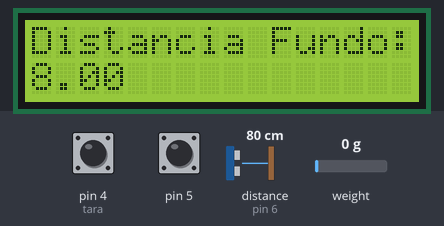
This sketch was run on a simulated Arduino Uno, built with avr-gcc and run on an emulated ATmega328P. Parts: 16×2 character LCD. The inputs (shaded band) are chosen by the test bench; at power-on: pin 4 (tara) HIGH, weight on the scale 0 g, distance to the obstacle (sensor on pin 6) 80 cm, pin 5 HIGH.

Above: at 11.0 s.
11.1 s: pin 4 (tara) pulled LOW for 2.45 s
At 12.1 s:
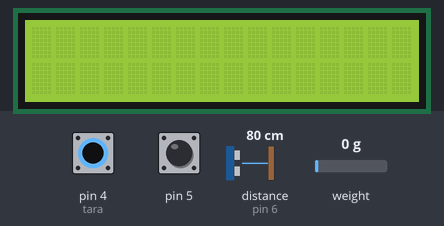
16.6 s: weight on the scale set to 1250 g
At 21.5 s:
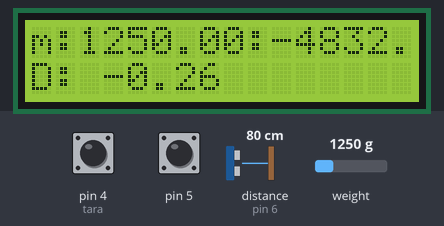
21.8 s: distance to the obstacle (sensor on pin 6) set to 2 cm
At 23.1 s:
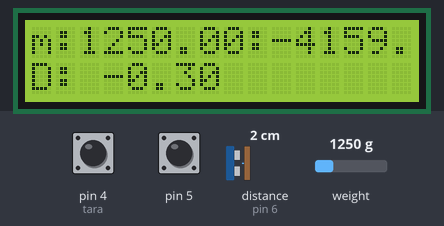
24.6 s: pin 5 pulled LOW for 2.45 s
At 28.4 s:
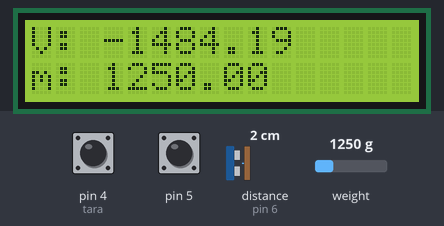
28.5 s: distance to the obstacle (sensor on pin 6) set to 4 cm
At 29.9 s:
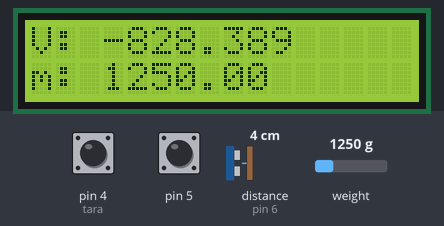
31.3 s: weight on the scale set to 100 g
At 32.8 s:
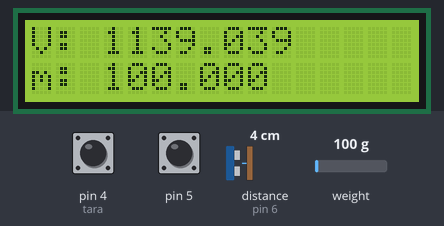
Timing chart, 0 to 34.3 s (numbered marks = the images above; inputs shaded):
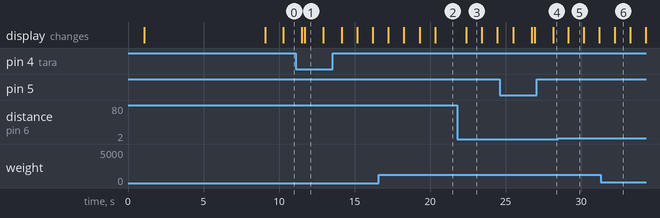

The sketch:

V2_densimetro.ino
```cpp
/*

  Engenharia Eletrônica 2020/1

  Data 21/07/21 Disciplina: Física II

  Projeto Densímetro Digital

  Grupo: Weslley Pereira,  Lucas Erlo, Sérgio Henrique

 ** POSICIONAR O BECKER VAZIO ANTES DE LIGAR **


*/


//==================================================================================
//  ---  Bibliotecas ---
  #include "functions.h"
//#include <LiquidCrystal_I2C.h>  // lib lcd 16x2
//#include <HCSR04.h>         // lib sensor ultrassonico
//#include "HX711.h"          // lib sensor de carga
//   ** TODAS AS LIBS SAO CHAMADAS NO HEADER **
//==================================================================================


//==================================================================================
// --- objetos ---

  LiquidCrystal_I2C lcd(0x27,16,2);       //
  HX711 scale;                                   // objeto do sensor de carga
  UltraSonicDistanceSensor distanceSensor(7, 6);
//==================================================================================


//==================================================================================
// --- botoes e entradas ---

  #define menus_m 0x05     // botao +  no pino 5
  #define tara 0x04        // botao de tara no pino 6

  const int LOADCELL_DOUT_PIN = 3;  // pinos comunicação do sensor de carga
  const int LOADCELL_SCK_PIN  = 2;

//=================================================================================


//==================================================================================
// --- variaveis ---
  const float area_b = 86.29; // area circular do becker
  char mC = 0x01;             // seleciona o menu atual
  unsigned long times;        // controla a leitura do botao

  float dist_f;               // marca a altura dinâmica do liquido
  float peso;                 // marca a massa dinâmica

  double valor_d;             // altura do sensor em relacao ao fundo do becker
  double tare_agua;           // nivel de agua padrao(threshold)
  double m_agua;              // valor de threshold massa de agua

  #define raws 10             // numero de leituras para media da distancia
  double raw[10];             // vetor de distancias

//==================================================================================


void setup() {

//==================================================================================
// --- pinos ---
  pinMode(menus_m,INPUT_PULLUP); // pino de botao como entrada
  pinMode(tara,INPUT_PULLUP);    // pino de tara como entrada

//==================================================================================


//==================================================================================
// --- sensor de carga ---
  scale.begin(LOADCELL_DOUT_PIN, LOADCELL_SCK_PIN); // inicializa HX711
  scale.set_scale(478.91);  // escala de calibração do sensor de carga
  scale.tare();             // gera a tara ao ligar o circuito

  lcd.init();
  lcd.setBacklight(HIGH);
  lcd.setCursor(3, 0);
  lcd.print("DENSIMETRO");
  delay(8000);
  times = millis();
  cal_dist();
  calib();
}


//==================================================================================


//==================================================================================

void loop() {

  if(millis() - times >= 160){      // a cada 160ms verifica se o botao esta pressionado
      times = millis();
      butcall();                    // realiza leitura dos botoes
      menu(mC);                     // troca menu ou atualiza a tela do display
    }


}// end loop()

//==================================================================================


//==================================================================================
// monitora o pressionar do botao, e gera o valor do proximo menu
void butcall(){
  if(!digitalRead(menus_m)){
      lcd.clear();
      if(mC < 0x01)mC ++;
      else mC = 0x00;
    }

}// end butcall()

//==================================================================================
```

func.cpp
```cpp
#include "functions.h"

//==================================================================================
// Realiza leitura dos sensores
void sense() {

  #define raws 10                    // numero de leituras do sensor
  peso = scale.get_units(10);

  for (int i = raws - 1; i > 0; i--) raw[i] = raw[i - 1];
      raw[0] = distanceSensor.measureDistanceCm();
      double integer = 0x00;
      for (int i = 0; i < raws; i++)integer += raw[i];
      dist_f = (double)integer / 10;
  // implementar calc densidade
  /*
    usar tare_agua

  */
}
//==================================================================================


//==================================================================================

void cal_dist() {

  #define tara 4
  /*#define raws 10                        // numero de valores para a media
  */
  extern double valor_d;               // altura do fundo do becker ate o sensor
  char call = 0x01;                    // controle de saida do loop
  unsigned long tim = millis();        // controle de update do display


  lcd.setCursor(0, 0);
  lcd.print("Distancia Fundo:");


  while (call) {


    if (millis() - tim > 200) {

      sense();
      valor_d = dist_f;

      tim = millis();

      lcd.setCursor(0, 4);
      lcd.print(valor_d, 2);

      if (!digitalRead(tara)) {
        call = 0x00;
        delay(200);
      }

    }
  }
}

//==================================================================================


//==================================================================================

void calib() {

  extern double tare_agua;            // nivel de agua padrao
  char call = 0x01;                   // controle de saida do loop
  unsigned long tim = millis();       // controle de update do display


  lcd.clear();

  while (call) {

    if (millis() - tim > 200) {
      tim = millis();
      sense();
      float wat = dist_f;  // pega valor medio do nivel da agua

      lcd.setCursor(0, 0);
      lcd.print("V: ");
      float vol = ( valor_d - wat) * area_b;  // gera volume total (para chegar ao Th de agua)
      lcd.print(vol, 2);

      float massa = peso; // scale.get_units(10);

      lcd.setCursor(0, 1);
      lcd.print("m: ");
      lcd.print(massa, 2);

      if (!digitalRead(5)){
        call = 0x00;
        mC = 0x01;
        delay(200);
      }


      if (!digitalRead(tara)) {
        tare_agua = dist_f;
        m_agua = peso;
        call = 0x00;
        mC=1;
        delay(200);

      }
    }
  }
}
//==================================================================================


//==================================================================================

  void printout(){
    sense(); // gera dist_f(float) e peso(float)
    // printar: volume e massa DO OBJETO e a densidade

      lcd.setCursor(8, 0);
      lcd.print("V:");
      float vol = ( (tare_agua - dist_f )) * area_b;
      lcd.print(vol, 2);
      lcd.setCursor(0, 0);

      float m_obj = peso - m_agua;
      lcd.print("m:");
      lcd.print(m_obj, 2);

      double dens = (double)m_obj/vol;
      lcd.setCursor(0, 1);
      lcd.print("D: ");
      lcd.print(dens,2);


   }


//==================================================================================


//==================================================================================
// menu seleciona a informaçao exibida
void menu(char n) {

  switch (n) {

    case 0 :
      calib();
      break;

    case 1 :

      printout();
      break;
  }// end switch()

}
//==================================================================================
```

functions.h
```cpp
#ifndef FUNCTIONS_H
#define FUNCTIONS_H

//==================================================================================
// --- bibliotecas ---
#include <Arduino.h>
#include <LiquidCrystal_I2C.h>
#include "HX711.h"
#include <HCSR04.h>

//==================================================================================


//==================================================================================
// --- Exportados ---

extern LiquidCrystal_I2C lcd;
extern HX711 scale;
extern UltraSonicDistanceSensor distanceSensor;
extern const float area_b;
extern double valor_d;
extern double tare_agua;
extern double m_agua;
extern float peso;
extern float dist_f;
extern char mC;
extern double raw[10];

//==================================================================================


//==================================================================================
// --- Menus ---

void menu(char);

    void sense();               // funçao que consegue os valores lidos, e gera densidade
    void cal_dist();            // mede a altura do sensor em relação ao fundo do becker

    void calib();               // mostra os valores de tara, e permite registrar altura da agua  +++++++
 // void menu_out()             // mostra densidade e leitura dos sensores                        +++++++


//==================================================================================
#endif
```

Measured:
- after the input at 11.1 s, the display: first differs from a run without the input after 0.59 s (image 1)
- after the input at 16.6 s, the display: first changes after 0.64 s (image 2 shows a later state)
- after the input at 21.8 s, the display: changes after 0.60 s (image 3)
- after the input at 24.6 s, the display: first differs from a run without the input after 0.89 s (image 4 shows a later state)
- what the display in image 1 shows lasts 1.2 s, from 11.7 s to 12.9 s
- what the display in image 3 shows lasts 1.0 s, from 22.4 s to 23.4 s
